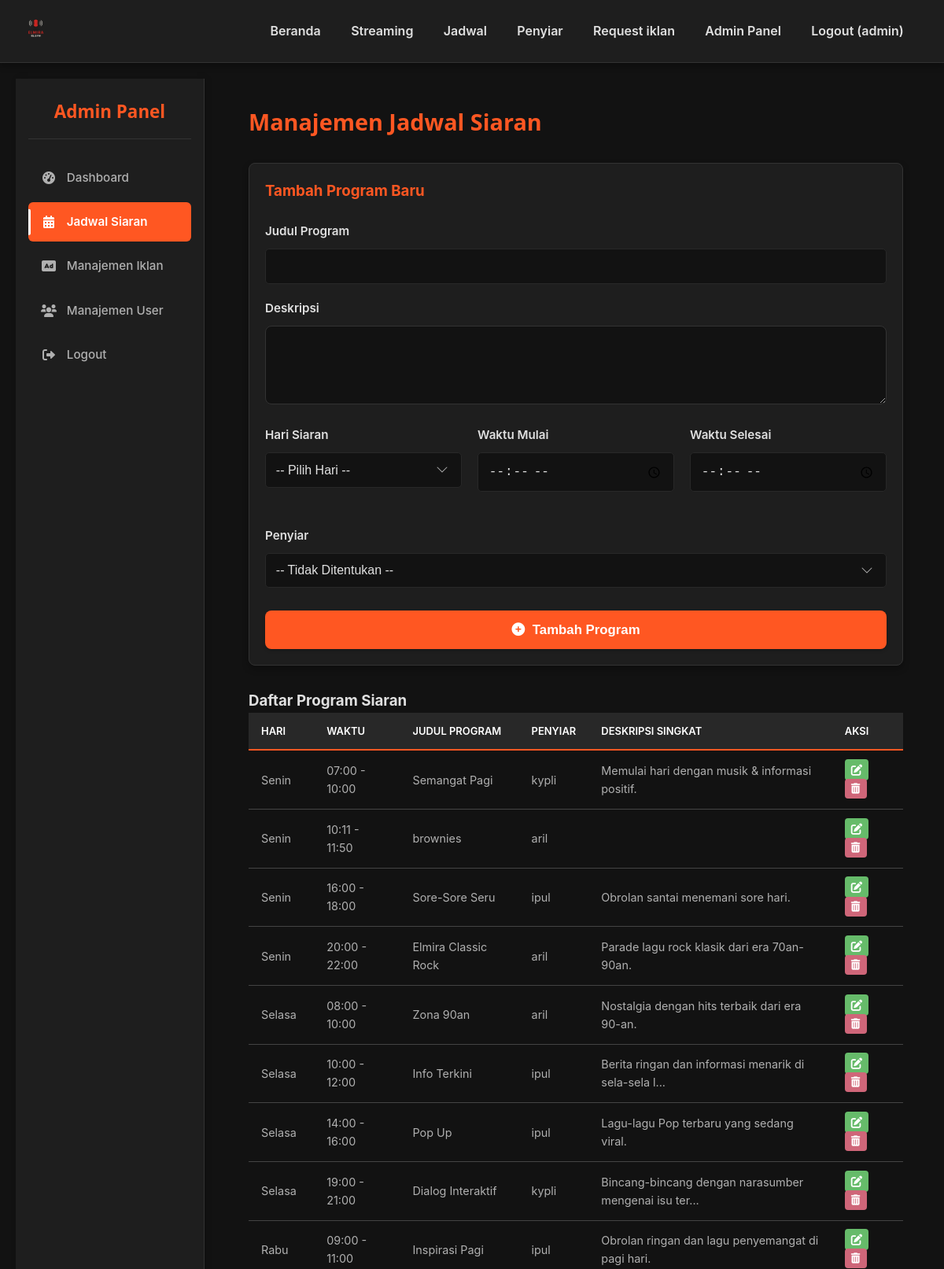
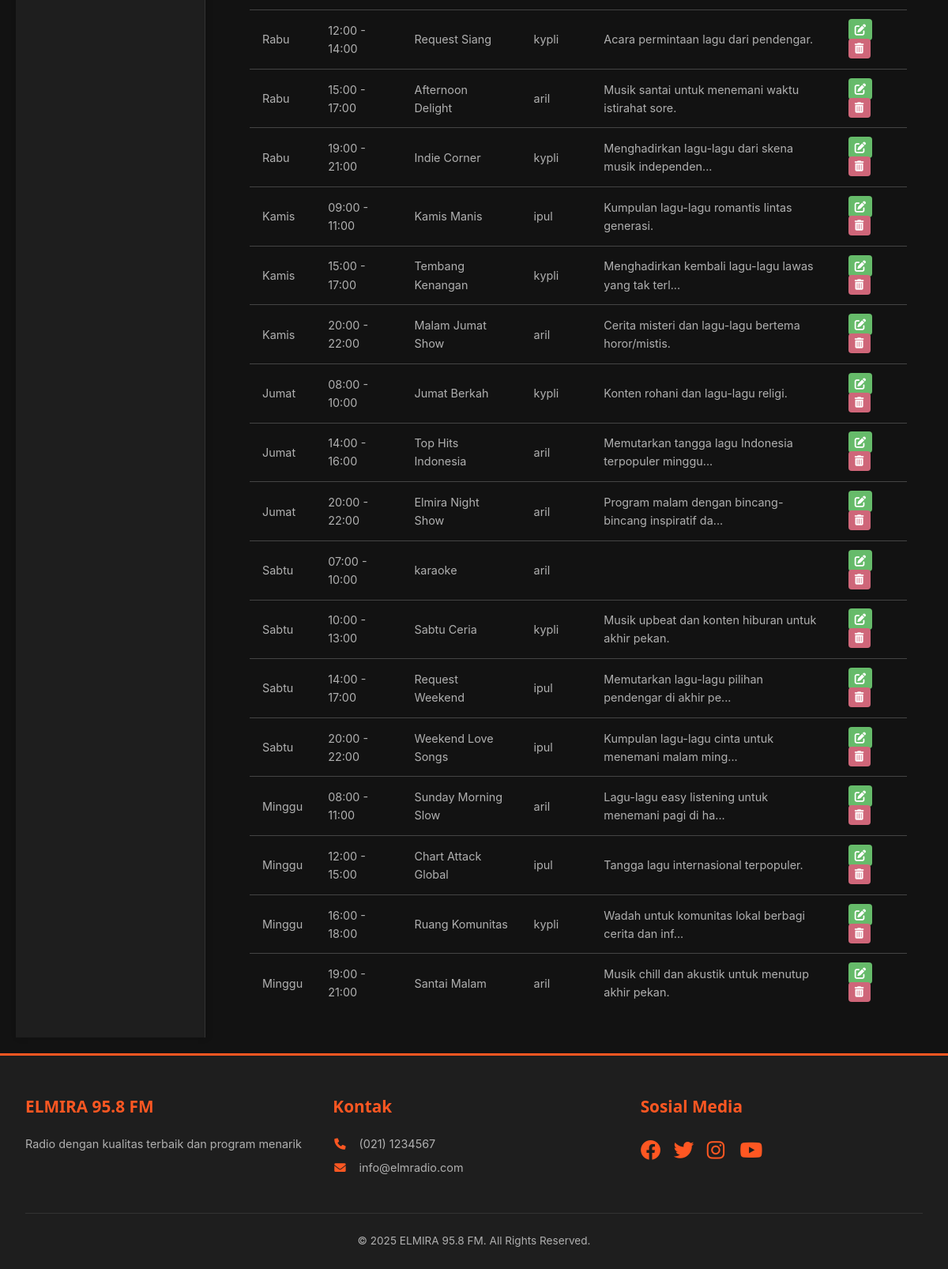
The page /admin/schedule.php (signed in) on the database its author committed (2 pictures, top to bottom).
### tables this page shows
CREATE TABLE `programs` (
  `id` int(11) NOT NULL,
  `title` varchar(100) NOT NULL,
  `description` text DEFAULT NULL,
  `penyiar_id` int(11) DEFAULT NULL,
  `start_time` time NOT NULL,
  `end_time` time NOT NULL,
  `day_of_week` enum('Monday','Tuesday','Wednesday','Thursday','Friday','Saturday','Sunday') NOT NULL
);

CREATE TABLE `users` (
  `id` int(11) NOT NULL,
  `username` varchar(50) NOT NULL,
  `password` varchar(255) NOT NULL,
  `email` varchar(100) NOT NULL,
  `role` enum('admin','penyiar','user','owner') NOT NULL,
  `profile_image_url` varchar(255) DEFAULT NULL,
  `created_at` timestamp NOT NULL DEFAULT current_timestamp()
);

### admin/schedule.php (the view, shortened to what this page needs)
<?php
require_once '../includes/config.php';
$edit_program = null;
$error_message = '';
$days_of_week_display_map = [
    'Monday' => 'Senin',
    'Tuesday' => 'Selasa',
    'Wednesday' => 'Rabu',
    'Thursday' => 'Kamis',
    'Friday' => 'Jumat',
    'Saturday' => 'Sabtu',
    'Sunday' => 'Minggu'
];
try {
    $stmt_programs = $pdo->query(
        "SELECT p.*, u.username AS penyiar_name
         FROM programs p
         LEFT JOIN users u ON p.penyiar_id = u.id
         ORDER BY
            FIELD(p.day_of_week, 'Monday', 'Tuesday', 'Wednesday', 'Thursday', 'Friday', 'Saturday', 'Sunday'),
            p.start_time ASC"
    );
    $programs = $stmt_programs->fetchAll();
} catch (PDOException $e) {
    $programs = [];
    if(empty($error_message)) $error_message = "Gagal memuat daftar program: " . $e->getMessage();
    error_log("Admin Schedule - Load Programs Error: " . $e->getMessage());
}
include '../includes/header.php';
?>
<div class="admin-dashboard">
    <div class="sidebar">
        <h3>Admin Panel</h3>
        <ul>
            <li><a href="<?php echo BASE_PATH_PREFIX; ?>/admin/dashboard.php"><i class="fas fa-tachometer-alt"></i> Dashboard</a></li>
            <li class="active"><a href="<?php echo BASE_PATH_PREFIX; ?>/admin/schedule.php"><i class="fas fa-calendar-alt"></i> Jadwal Siaran</a></li>
            <li><a href="<?php echo BASE_PATH_PREFIX; ?>/admin/ads.php"><i class="fas fa-ad"></i> Manajemen Iklan</a></li>
            <li><a href="<?php echo BASE_PATH_PREFIX; ?>/admin/users.php"><i class="fas fa-users"></i> Manajemen User</a></li>
            <li><a href="<?php echo BASE_PATH_PREFIX; ?>/includes/auth.php?action=logout"><i class="fas fa-sign-out-alt"></i> Logout</a></li>
        </ul>
    </div>
    <div class="main-content">
        <h2>Manajemen Jadwal Siaran</h2>
        <div class="form-container card-bg" style="padding: 20px; border-radius: 8px; margin-bottom: 30px; background-color: var(--card-bg);">
            <h3><?php echo $edit_program ? 'Edit Program: ' . htmlspecialchars($edit_program['title']) : 'Tambah Program Baru'; ?></h3>
            <form action="schedule.php<?php echo $edit_program ? '?edit_id='.$edit_program['id'] : ''; ?>" method="POST">
                <div class="form-group">
                    <label for="title">Judul Program</label>
                    <input type="text" id="title" name="title" value="<?php echo htmlspecialchars($edit_program['title'] ?? ''); ?>" required>
                </div>
                <div class="form-group">
                    <label for="description">Deskripsi</label>
                    <textarea id="description" name="description" rows="3"><?php echo htmlspecialchars($edit_program['description'] ?? ''); ?></textarea>
                </div>
                <div class="form-group-inline" style="display: flex; gap: 20px; flex-wrap: wrap;">
                    <div class="form-group" style="flex: 1; min-width: 180px;">
                        <label for="day_of_week">Hari Siaran</label>
                        <select id="day_of_week" name="day_of_week" required>
                            <option value="">-- Pilih Hari --</option>
                        </select>
                    </div>
                    <div class="form-group" style="flex: 1; min-width: 150px;">
                        <label for="start_time">Waktu Mulai</label>
                        <input type="time" id="start_time" name="start_time" value="<?php echo htmlspecialchars($edit_program['start_time'] ?? ''); ?>" required>
                    </div>
                    <div class="form-group" style="flex: 1; min-width: 150px;">
                        <label for="end_time">Waktu Selesai</label>
                        <input type="time" id="end_time" name="end_time" value="<?php echo htmlspecialchars($edit_program['end_time'] ?? ''); ?>" required>
                    </div>
                </div>
                <div class="form-group">
                    <label for="penyiar_id">Penyiar</label>
                    <select id="penyiar_id" name="penyiar_id">
                        <option value="">-- Tidak Ditentukan --</option>
                    </select>
                </div>
                <button type="submit" class="btn-auth" style="margin-top: 10px;">
                    <i class="fas <?php echo $edit_program ? 'fa-save' : 'fa-plus-circle'; ?>"></i>
                    <?php echo $edit_program ? 'Simpan Perubahan' : 'Tambah Program'; ?>
                </button>
            </form>
        </div>
        <h3 style="margin-top: 30px;">Daftar Program Siaran</h3>
        <div class="table-responsive">
            <table>
                <thead>
                    <tr>
                        <th>Hari</th>
                        <th>Waktu</th>
                        <th>Judul Program</th>
                        <th>Penyiar</th>
                        <th>Deskripsi Singkat</th>
                        <th>Aksi</th>
                    </tr>
                </thead>
                <tbody>
                    <?php if (empty($programs)): ?>
                        <tr>
                            <td colspan="6" style="text-align: center;">Belum ada program yang dijadwalkan.</td>
                        </tr>
                    <?php else: ?>
                        <?php foreach ($programs as $program): ?>
                            <tr>
                                <td><?php echo htmlspecialchars($days_of_week_display_map[$program['day_of_week']] ?? $program['day_of_week']); ?></td>
                                <td><?php echo date('H:i', strtotime($program['start_time'])) . ' - ' . date('H:i', strtotime($program['end_time'])); ?></td>
                                <td><?php echo htmlspecialchars($program['title']); ?></td>
                                <td><?php echo htmlspecialchars($program['penyiar_name'] ?? 'N/A'); ?></td>
                                <td><?php echo htmlspecialchars(substr($program['description'] ?? '', 0, 50)) . (strlen($program['description'] ?? '') > 50 ? '...' : ''); ?></td>
                                <td class="actions">
                                    <a href="schedule.php?edit_id=<?php echo $program['id']; ?>" class="btn-edit" title="Edit">
                                        <i class="fas fa-edit"></i>
                                    </a>
                                    <form action="schedule.php" method="POST" style="display: inline-block;" onsubmit="return confirm('Apakah Anda yakin ingin menghapus program ini: <?php echo htmlspecialchars(addslashes($program['title'])); ?>?');">
                                        <button type="submit" class="btn-delete" title="Hapus">
                                            <i class="fas fa-trash-alt"></i>
                                        </button>
                                    </form>
                                </td>
                            </tr>
                        <?php endforeach; ?>
                    <?php endif; ?>
                </tbody>
            </table>
        </div>
    </div>
</div>
<?php include '../includes/footer.php'; ?>

### admin/schedule.php (style rules this page uses)
.actions a, .actions button { margin-right: 5px; padding: 5px 8px; text-decoration: none; border: none; cursor: pointer; border-radius: 4px; }
.btn-edit { background-color: var(--success-color); color: white; }
.btn-delete { background-color: var(--error-color); color: white; }
.btn-edit i, .btn-delete i { pointer-events: none; }
.form-group-inline { margin-bottom: 1.5rem; }
.form-group-inline .form-group { margin-bottom: 0; }
select#day_of_week, select#penyiar_id, input[type="time"], input[type="text"], textarea { width: 100%; padding: 0.8rem; border: 1px solid var(--hover-color); border-radius: 5px; background-color: var(--secondary-color); color: var(--text-color); font-size: 1rem; outline: none; }

### rows shown on the page
programs: day_of_week "Senin", start_time "07:00", end_time "10:00", title "Semangat Pagi", penyiar.username "kypli", description "Memulai hari dengan musik & informasi positif."
programs: day_of_week "Senin", start_time "10:11", end_time "11:50", title "brownies", penyiar.username "aril"
programs: day_of_week "Senin", start_time "16:00", end_time "18:00", title "Sore-Sore Seru", penyiar.username "ipul", description "Obrolan santai menemani sore hari."
programs: day_of_week "Senin", start_time "20:00", end_time "22:00", title "Elmira Classic Rock", penyiar.username "aril", description "Parade lagu rock klasik dari era 70an-90an."
programs: day_of_week "Selasa", start_time "08:00", end_time "10:00", title "Zona 90an", penyiar.username "aril", description "Nostalgia dengan hits terbaik dari era 90-an."
programs: day_of_week "Selasa", start_time "10:00", end_time "12:00", title "Info Terkini", penyiar.username "ipul", description "Berita ringan dan informasi menarik di sela-sela l"
programs: day_of_week "Selasa", start_time "14:00", end_time "16:00", title "Pop Up", penyiar.username "ipul", description "Lagu-lagu Pop terbaru yang sedang viral."
programs: day_of_week "Selasa", start_time "19:00", end_time "21:00", title "Dialog Interaktif", penyiar.username "kypli", description "Bincang-bincang dengan narasumber mengenai isu ter"
programs: day_of_week "Rabu", start_time "09:00", end_time "11:00", title "Inspirasi Pagi", penyiar.username "ipul", description "Obrolan ringan dan lagu penyemangat di pagi hari."
programs: day_of_week "Rabu", start_time "12:00", end_time "14:00", title "Request Siang", penyiar.username "kypli", description "Acara permintaan lagu dari pendengar."
programs: day_of_week "Rabu", start_time "15:00", end_time "17:00", title "Afternoon Delight", penyiar.username "aril", description "Musik santai untuk menemani waktu istirahat sore."
programs: day_of_week "Rabu", start_time "19:00", end_time "21:00", title "Indie Corner", penyiar.username "kypli", description "Menghadirkan lagu-lagu dari skena musik independen"
programs: day_of_week "Kamis", start_time "09:00", end_time "11:00", title "Kamis Manis", penyiar.username "ipul", description "Kumpulan lagu-lagu romantis lintas generasi."
programs: day_of_week "Kamis", start_time "15:00", end_time "17:00", title "Tembang Kenangan", penyiar.username "kypli", description "Menghadirkan kembali lagu-lagu lawas yang tak terl"
programs: day_of_week "Kamis", start_time "20:00", end_time "22:00", title "Malam Jumat Show", penyiar.username "aril", description "Cerita misteri dan lagu-lagu bertema horor/mistis."
programs: day_of_week "Jumat", start_time "08:00", end_time "10:00", title "Jumat Berkah", penyiar.username "kypli", description "Konten rohani dan lagu-lagu religi."
programs: day_of_week "Jumat", start_time "14:00", end_time "16:00", title "Top Hits Indonesia", penyiar.username "aril", description "Memutarkan tangga lagu Indonesia terpopuler minggu"
programs: day_of_week "Jumat", start_time "20:00", end_time "22:00", title "Elmira Night Show", penyiar.username "aril", description "Program malam dengan bincang-bincang inspiratif da"
programs: day_of_week "Sabtu", start_time "07:00", end_time "10:00", title "karaoke", penyiar.username "aril"
programs: day_of_week "Sabtu", start_time "10:00", end_time "13:00", title "Sabtu Ceria", penyiar.username "kypli", description "Musik upbeat dan konten hiburan untuk akhir pekan."
programs: day_of_week "Sabtu", start_time "14:00", end_time "17:00", title "Request Weekend", penyiar.username "ipul", description "Memutarkan lagu-lagu pilihan pendengar di akhir pe"
programs: day_of_week "Sabtu", start_time "20:00", end_time "22:00", title "Weekend Love Songs", penyiar.username "ipul", description "Kumpulan lagu-lagu cinta untuk menemani malam ming"
programs: day_of_week "Minggu", start_time "08:00", end_time "11:00", title "Sunday Morning Slow", penyiar.username "aril", description "Lagu-lagu easy listening untuk menemani pagi di ha"
programs: day_of_week "Minggu", start_time "12:00", end_time "15:00", title "Chart Attack Global", penyiar.username "ipul", description "Tangga lagu internasional terpopuler."
programs: day_of_week "Minggu", start_time "16:00", end_time "18:00", title "Ruang Komunitas", penyiar.username "kypli", description "Wadah untuk komunitas lokal berbagi cerita dan inf"
programs: day_of_week "Minggu", start_time "19:00", end_time "21:00", title "Santai Malam", penyiar.username "aril", description "Musik chill dan akustik untuk menutup akhir pekan."

### other values the page prints
$currentUsername "admin"
